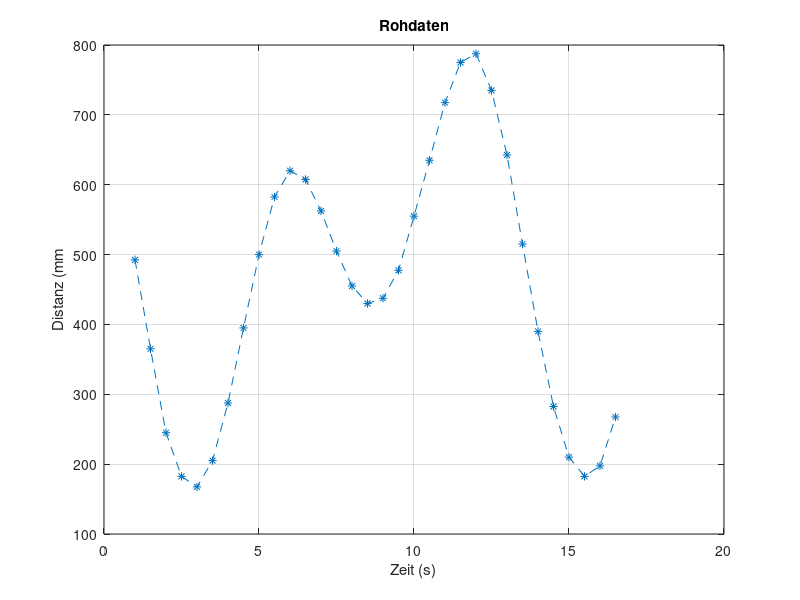
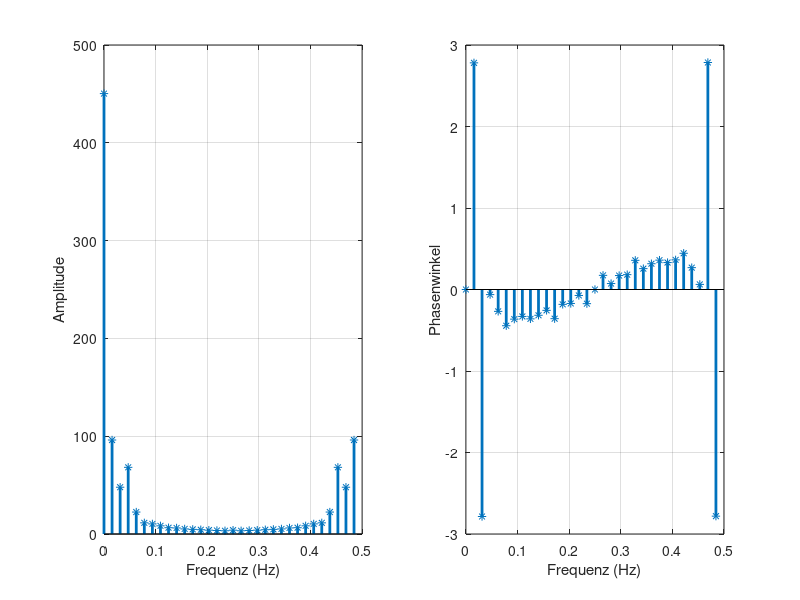

MATLAB code to generate these figures, in order: (Note: this script raises an error after producing the figures.)
% Workspace zurücksetzen
clear all;
close all;
clc;

% Rohdaten einlesen
x = [492.5 365.0 245.0 182.5 167.5 205.0 287.5 395 500.0 582.5 620.0 607.5 ...
    562.5 505.0 455.0 430.0 437.5 477.5 555.0 635.0 717.5 775.0 787.5 735.0 ...
    642.5 515.0 390.0 282.5 210.0 182.5 197.5 267.5]; % Absolute Geschwindigkeit
t = 1:0.5:16.5; % Synthetischer Zeitstempel
N = length(x); % Anzahl an Samples
Fs = mean(diff(t)); % Durschnittlicher zeitlicher Samplingabstand
f = (0:N-1) * Fs/N; % Vektor aller Frequenzen; Einteilung der Abzisse

% Rohdaten plotten
figure(1);
plot(t, x, '*--');
grid('on');
title('Rohdaten');
xlabel('Zeit (s)');
ylabel('Distanz (mm');

% Fast-Fourier-Transformation
X = fft(x); % --> komplexe Zahlen
X_norm = 1/N * X; % Normiert auf die Anzahl der Datenpunkte

% Plot des Amplituden- und Phasenspektrums
figure(2);
subplot(1, 2, 1);
title('Amplitude nach Frequenz der FFT')
stem(f, abs(X_norm), '*', 'LineWidth', 2);
xlabel('Frequenz (Hz)');
ylabel('Amplitude');
grid('on');
subplot(1, 2, 2);
title('Phasenwinkel nach Frequenz der FFT')
% Bis zur Nyquist-Frequnz erhalten wir sinnvolle Werte, darüber hinaus
% erhalten wir die negativen Frequenzen (gespiegelt mit neg. Vorzeichen)
stem(f, angle(X_norm), '*', 'LineWidth', 2);
xlabel('Frequenz (Hz)');
ylabel('Phasenwinkel');
grid('on');

% Tabelle der Werte generieren
table1 = table(X_norm', f', abs(X_norm)', angle(X_norm)');
table1.Properties.VariableNames = {'FFT-Koeff.', 'Frequenz', 'Amplitude', 'Phase'};
disp(table1);

% Rekonstruktion des Zeitspektrums mit k dominanten Frequenzen mittels
% inverser Fourier-Transformation
X_recon = X;
k = 4; % Behält die ersten k und letzten k Frequenzen
for i = (k+2):(N-k) % behält den 1. Wert (AVG) und die gewählten k
    X_recon(i) =0;
end
x_recon = ifft(X_recon);

% Vergleich mit Rohdaten
figure(3);
plot(t,x,'r-x','LineWidth',2);
hold('on');
grid('on');
plot(t, x_recon, 'b--', 'LineWidth',2);
title('Vergleich rekonstruierte Daten vs. Rohdaten');
xlabel('Zeit (s)');
ylabel('Distanz (mm');
l2 = append(num2str(k), ' FFT dominante Terme');
legend('Rohdaten', l2);

% Einseitige FFT (ohne negative Frequenzen)
k = 0:N/2; % Da wir mit k = 0 starten, beträgt die Länge von k N/2+1
freq = k*Fs/N;
figure(4);
stem(freq, abs(X_norm(1:(N/2)+1)), '*', 'LineWidth', 2);
xlabel('Frequenz (Hz)');
ylabel('Amplitude');
title('Einseitige FFT');
grid("on");